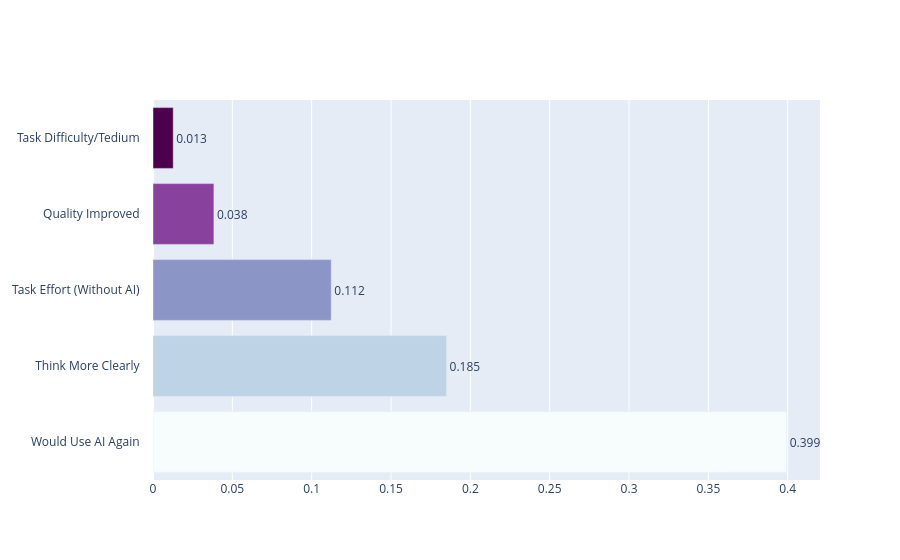

This figure's notebook cell:
### Code cell
corr_cautious = calculate_correlations_by_personality(part2_df, 'Cautious user')
create_corr_bar_plot(corr_cautious, 'Cautious user')

### Figure 1 — Plotly figure (JSON) as saved in the notebook; plotly's stock layout.template omitted (floating-point values rounded to 4 significant figures)
{"data": [{"marker": {"color": ["rgb(247, 252, 253)", "rgb(191, 211, 230)", "rgb(140, 150, 198)", "rgb(136, 65, 157)", "rgb(77, 0, 75)"]}, "orientation": "h", "text": [0.399, 0.185, 0.112, 0.038, 0.013], "textposition": "outside", "type": "bar", "x": [0.3993, 0.185, 0.1124, 0.03838, 0.01275], "y": ["Would Use AI Again", "Think More Clearly", "Task Effort (Without AI)", "Quality Improved", "Task Difficulty/Tedium"]}], "layout": {"yaxis": {"tickcolor": "white", "ticklen": 10, "ticks": "outside", "tickwidth": 1}}}
